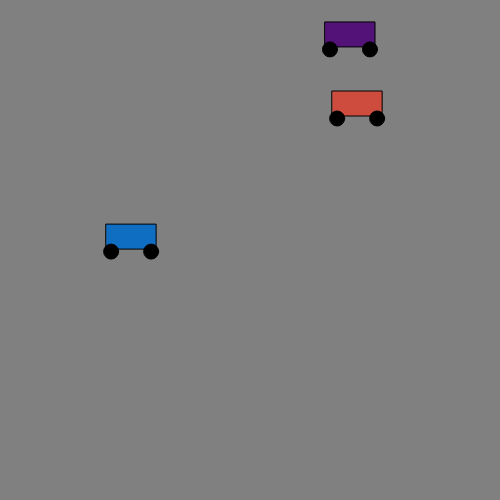
Frame 1 (no input)
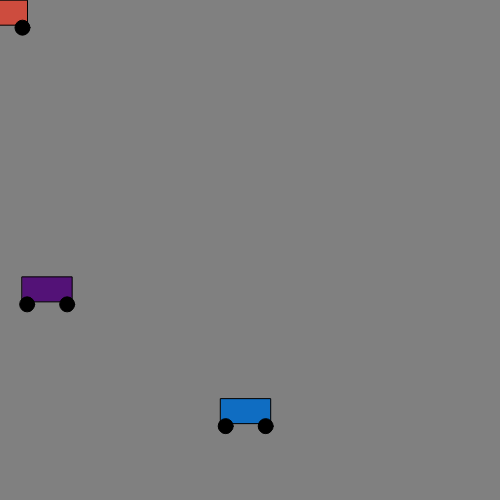
Frame 60 (no input)
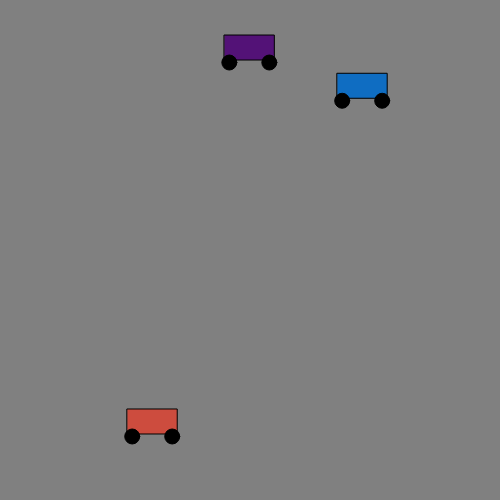
Frame 120 (the mouse pressed at the canvas centre since frame 60)

The p5.js sketch that drew these frames (run headless with seeded random() and noise() and a simulated clock; from frame 60 on, the mouse is pressed at the canvas centre):

// p5.js sketch
// ── sketch.js
let myCar1;
let myCar2;
let myCar3;

function setup() {
  createCanvas(500, 500);
  myCar1 = new Car();
  myCar2 = new Car();
  myCar3 = new Car();
  rectMode(CENTER);
}

function draw() {
  background('gray');
  myCar1.display();
  myCar2.display();
  myCar3.display();

  myCar1.move();
  myCar2.move();
  myCar3.move();
}

class Car {

  constructor() {
    // attributes
    // to combine x and y together
    this.pos = createVector(random(width), random(height));

    // code below makes cars go in diff. directions
    this.vel = createVector(random(-5, 5), random(-5, 5));

    this.r = random(255);
    this.g = random(255);
    this.b = random(255);
    this.w = random(40, 60);
  }

  // methods
  display() {
    fill(this.r, this.g, this.b);
    rect(this.pos.x, this.pos.y, 50, 25);
    fill('black');
    ellipse(this.pos.x - 20, this.pos.y + 15, 15) ;
    ellipse(this.pos.x + 20, this.pos.y + 15, 15) ;
  }

  move() {
    // this line of code below makes cars go diff. directions
    this.pos.add(this.vel);

    if (this.pos.x > width) this.pos.x = 0;
    if (this.pos.x < 0) this.pos.x = width;
    if (this.pos.y > height) this.pos.y = 0;
    if (this.pos.y < 0) this.pos.y = height;
  }

}
